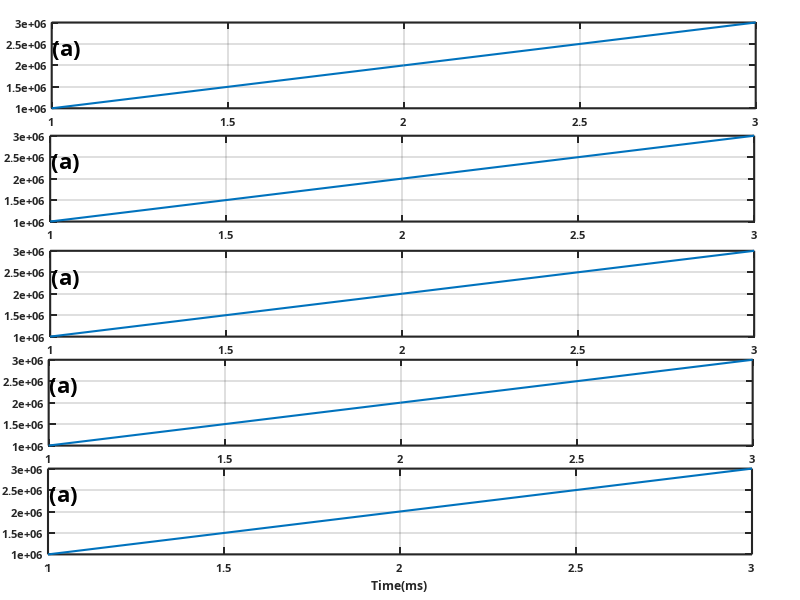

Recreate this plot in MATLAB.
%% 五行一列图窗,扁图A_API_6row1col(a,b,c,d,e,f)
fontName = '微软雅黑';
fontSize = 8;
fontWeight = 'bold';
lineWidth = 1.5; 
set(gcf,'Position',[259.4,243.4,840,500])  % 设置最舒服的图窗大小
%% 位置信息    
x = 0.88;  % 大小
y = 0.143;  % 大小
m1 = [0.064619047619048,0.8195];
m2 = [0.062714285714286,0.6308];
m3 = [0.062714285714286,0.439];
m4 = [0.060809523809524,0.2574];
m5 = [0.06,0.076];
%% 第1幅图
axes('Position',[m1(1) m1(2) x y]);  axis tight;  % 设置图像位置 + 坐标紧凑型 
plot([1,2,3],'LineWidth',lineWidth);

% 横纵坐标轴+图框的粗细、大小、线宽
set(gca,'LineWidth',lineWidth,'FontName',fontName,'FontWeight',fontWeight,'FontSize',fontSize);
%     xlabel('Time(ms)')
ylabel('Freq.(kHz)')
grid on;
axis tight; 
title('(a)', 'Units', 'normalized', 'Position', [0.0222,0.566,0],'FontSize', 16);
set(gca,'YTickLabel',10^6*get(gca,'YTick'))  % 乘10^6，让图像的纵坐标显示的是微米量级

%% 第2幅图
axes('Position',[m2(1) m2(2) x y]);  axis tight; 
plot([1,2,3],'LineWidth',lineWidth);

% 横纵坐标轴+图框的粗细、大小、线宽
set(gca,'LineWidth',lineWidth,'FontName',fontName,'FontWeight',fontWeight,'FontSize',fontSize);
%     xlabel('Time(ms)')
ylabel('Freq.(kHz)')
grid on;
axis tight; 
title('(a)', 'Units', 'normalized', 'Position', [0.0222,0.566,0],'FontSize', 16);
set(gca,'YTickLabel',10^6*get(gca,'YTick'))  % 乘10^6，让图像的纵坐标显示的是微米量级

%% 第3幅图
axes('Position',[m3(1) m3(2) x y]);  axis tight;
plot([1,2,3],'LineWidth',lineWidth);

% 横纵坐标轴+图框的粗细、大小、线宽
set(gca,'LineWidth',lineWidth,'FontName',fontName,'FontWeight',fontWeight,'FontSize',fontSize);
%     xlabel('Time(ms)')
ylabel('Freq.(kHz)')
grid on;
axis tight; 
title('(a)', 'Units', 'normalized', 'Position', [0.0222,0.566,0],'FontSize', 16);
set(gca,'YTickLabel',10^6*get(gca,'YTick'))  % 乘10^6，让图像的纵坐标显示的是微米量级

%% 第4幅图
axes('Position',[m4(1) m4(2) x y]);  axis tight;  % 设置图像位置 + 坐标紧凑型 
plot([1,2,3],'LineWidth',lineWidth);

% 横纵坐标轴+图框的粗细、大小、线宽
set(gca,'LineWidth',lineWidth,'FontName',fontName,'FontWeight',fontWeight,'FontSize',fontSize);
%     xlabel('Time(ms)')
ylabel('Freq.(kHz)')
grid on;
axis tight; 
title('(a)', 'Units', 'normalized', 'Position', [0.0222,0.566,0],'FontSize', 16);
set(gca,'YTickLabel',10^6*get(gca,'YTick'))  % 乘10^6，让图像的纵坐标显示的是微米量级

%% 第5幅图
axes('Position',[m5(1) m5(2) x y]);  axis tight;
plot([1,2,3],'LineWidth',lineWidth);

% 横纵坐标轴+图框的粗细、大小、线宽
set(gca,'LineWidth',lineWidth,'FontName',fontName,'FontWeight',fontWeight,'FontSize',fontSize);
xlabel('Time(ms)')
ylabel('Freq.(kHz)')
grid on;
axis tight; 
title('(a)', 'Units', 'normalized', 'Position', [0.0222,0.566,0 ],'FontSize', 16);
set(gca,'YTickLabel',10^6*get(gca,'YTick'))  % 乘10^6，让图像的纵坐标显示的是微米量级


